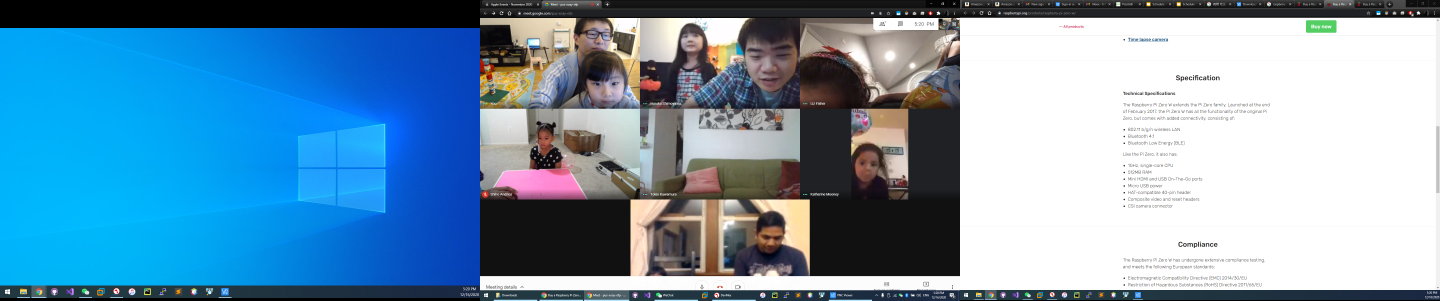
#> input picture crop_image/images/Screenshot (3).png, 5760 x 1201 px (shown at 1/4 size); its folder holds 4 pictures in this run
$ python main.py
#> lines starting #> are read from the running program, lines starting #| are printed output that depends on the picture
import cv2


def crop(src, dest, x,y,w,h):

#> called with src = 'images/Screenshot (3).png', dest = 'images/screenshot_3.png', x = 1920, y = 0, w = 1920, h = 1200
    img = cv2.imread(src)
#> img is the input picture: shape (1201, 5760, 3); mean B, G, R 178.3, 152.4, 115.2
    # crop_img = img[0:1200, 1920:1920 + 1920]
    crop_img = img[y:y+h , x:x + w]
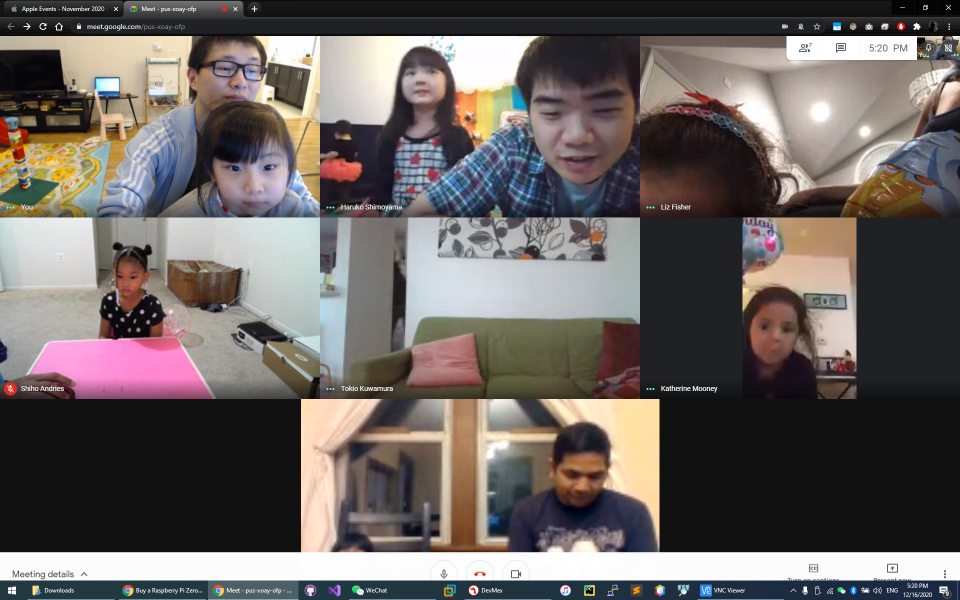
#> crop_img: shape (1200, 1920, 3) (shown at 1/2 size); mean B, G, R 98.2, 100.8, 107.7
    cv2.imshow("cropped", crop_img)
    cv2.imwrite(dest,crop_img)
    cv2.waitKey(1)

def print_hi(name):
    # Use a breakpoint in the code line below to debug your script.
    print(f'Hi, {name}')  # Press Ctrl+F8 to toggle the breakpoint.


# Press the green button in the gutter to run the script.
if __name__ == '__main__':
    # print_hi('PyCharm')

    "images/Screenshot (3).png"

    for x in range(3, 22):
        crop("images/Screenshot ({id}).png".format(id=x), "images/screenshot_{id}.png".format(id=x), 1920, 0, 1920, 1200)
#> pass 2 of the loop `for x in range(3, 22):`:
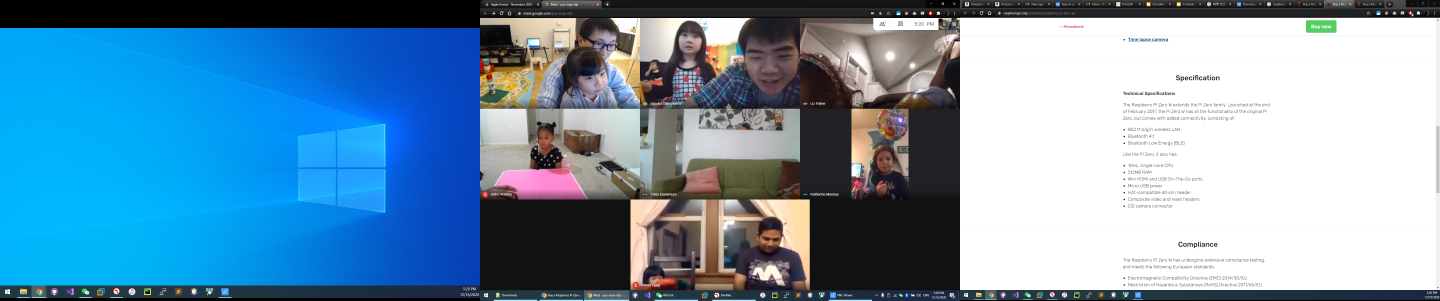
#> input picture crop_image/images/Screenshot (4).png, 5760 x 1201 px (shown at 1/4 size)
#> in crop, img is the input picture: shape (1201, 5760, 3); mean B, G, R 174.7, 148.8, 112
#> in crop (call 2), `crop_img = img[y:y+h , x:x + w]`:
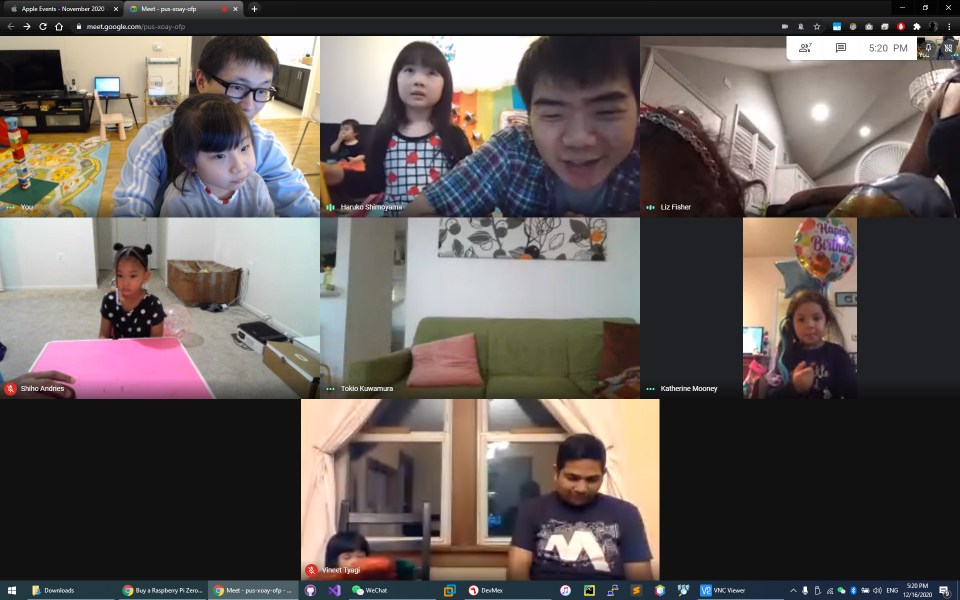
#> crop_img: shape (1200, 1920, 3) (shown at 1/2 size); mean B, G, R 87.3, 90.1, 97.9
#> pass 3 of the loop `for x in range(3, 22):`:
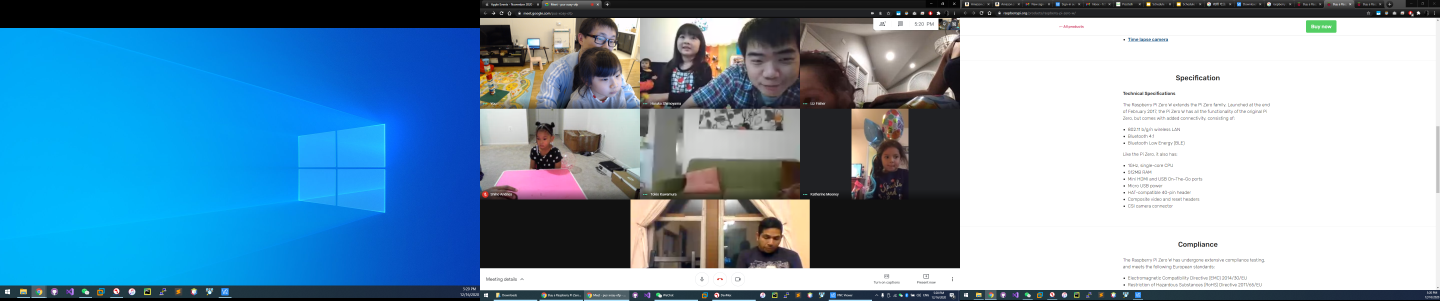
#> input picture crop_image/images/Screenshot (5).png, 5760 x 1201 px (shown at 1/4 size)
#> in crop, img is the input picture: shape (1201, 5760, 3); mean B, G, R 179.9, 154.1, 116.8
#> in crop (call 3), `crop_img = img[y:y+h , x:x + w]`:
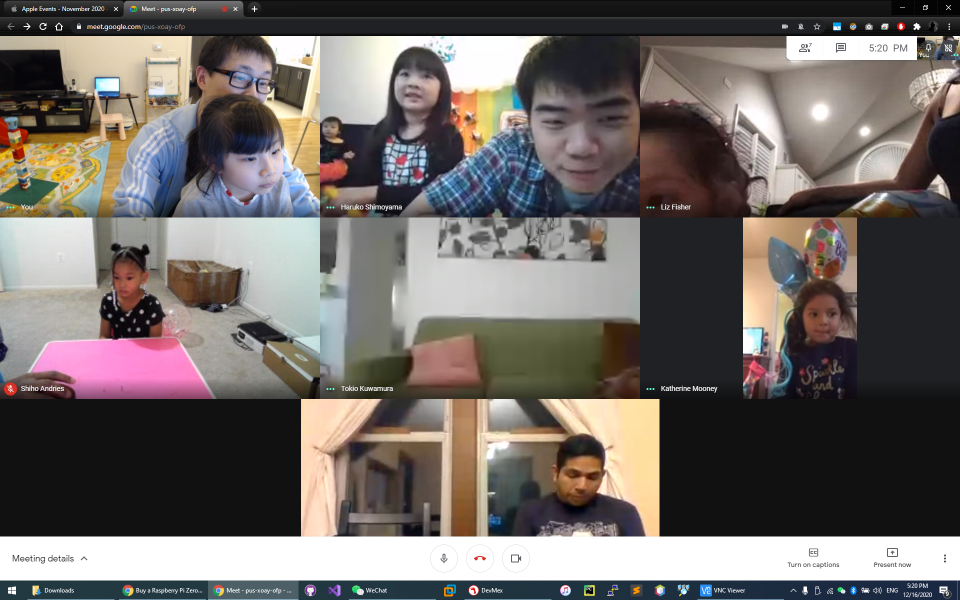
#> crop_img: shape (1200, 1920, 3) (shown at 1/2 size); mean B, G, R 102.7, 106, 112.4
#> (the run stopped early here; a loop or call above may not have finished)
